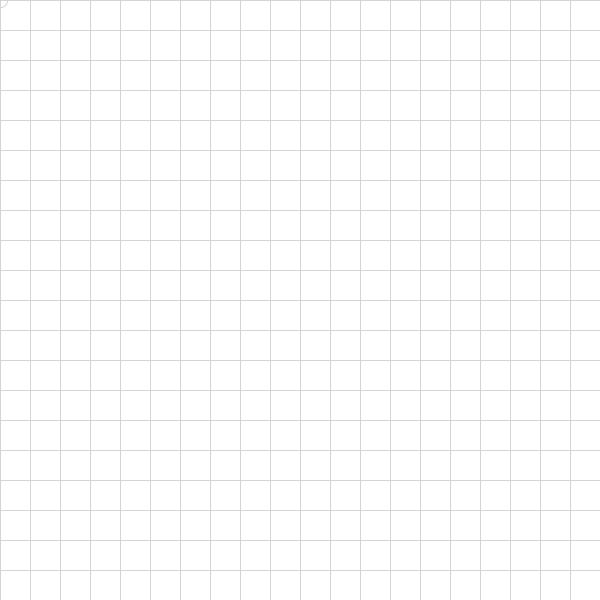
Frame 1 (no input)
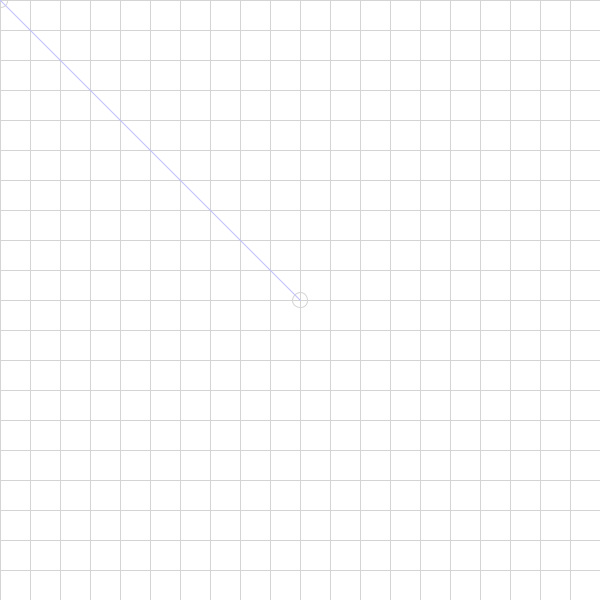
Frame 2 (the mouse pressed at the canvas centre, redrawn once)

The Processing sketch that drew these frames (run headless with seeded random() and noise(); the mouse was pressed at the canvas centre and the sketch redrawn once):

// Processing sketch: processing_19143
// ── processing_19143.pde

  int blueStroke = 20;

void setup() {
  size(600,600);
  background(255);
  smooth();
  colorMode(HSB, 360, 100, 100);
  
  
  //The following creates the grid in background
  //The noLoop() in draw() requires me to initiate increments (i think?)
  
  for(int gridX = 0; gridX < 600; gridX +=30){
    stroke(300);
    line(gridX, 0, gridX, 600);
  }
  
    for(int gridY = 0; gridY < 600; gridY +=30){
    stroke(300);
    line(0, gridY, 600, gridY);
  }
}

void draw(){
  noFill();
  stroke (300);
  ellipse(mouseX, mouseY, 15, 15);
  stroke(240, blueStroke, 99);
  line(mouseX,mouseY,pmouseX,pmouseY);
noLoop(); //do not repeat draw()
}

void mousePressed() {
  redraw(); //if the mouse is pressed, repeat draw() once
  
 //if the mouse is pressed add 5 to blueStroke
  blueStroke += 5;
 
 //if blueStroke is greater than 100 then make blueStroke 20
  if (blueStroke > 100) {
    blueStroke = 20;
    } else {
    blueStroke = blueStroke;
    }
  
}

void keyPressed() {
 //when any key is pressed, save it!
   save("grid.jpg"); 
}
